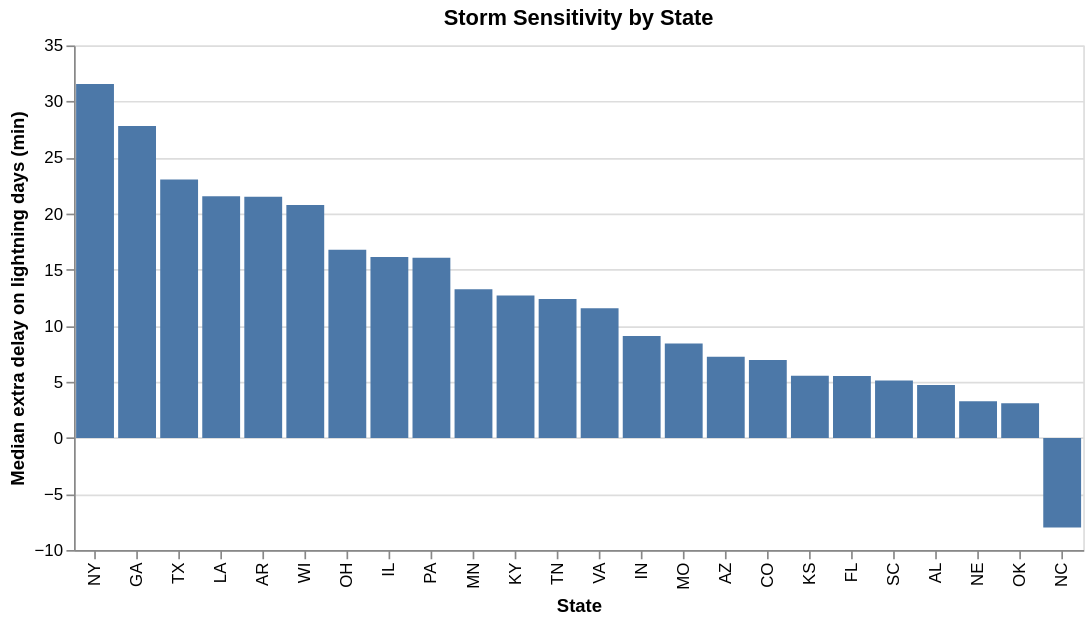

Notebook cell for this chart:
### Code cell
# Median sensitivity by state: is there a regional pattern?
alt.Chart(q2).mark_bar().encode(
    alt.X('state:N', title='State', sort='-y'),
    alt.Y('median(sensitivity):Q', title='Median extra delay on lightning days (min)'),
    tooltip=['state', 'count()']
).properties(
    title='Storm Sensitivity by State',
    width=600
)

### Figure 1 — Vega-Lite specification as saved in the notebook (floating-point values rounded to 4 significant figures)
{"config": {"view": {"continuousWidth": 300, "continuousHeight": 300}}, "data": {"name": "data-915f3d999206156ee82359ea84b74dd1"}, "mark": {"type": "bar"}, "encoding": {"tooltip": [{"field": "state", "type": "nominal"}, {"aggregate": "count", "type": "quantitative"}], "x": {"field": "state", "sort": "-y", "title": "State", "type": "nominal"}, "y": {"aggregate": "median", "field": "sensitivity", "title": "Median extra delay on lightning days (min)", "type": "quantitative"}}, "title": "Storm Sensitivity by State", "width": 600, "$schema": "https://vega.github.io/schema/vega-lite/v5.20.1.json", "datasets": {"data-915f3d999206156ee82359ea84b74dd1": [{"origin": "AUS", "storm_delay": 29.41, "lightning_days": 4, "calm_delay": 19.84, "flights_per_day": 264.0, "state": "TX", "lat": 30.2, "lon": -97.7, "sensitivity": 9.565}, {"origin": "AVL", "storm_delay": 9.992, "lightning_days": 5, "calm_delay": 17.99, "flights_per_day": 30.96, "state": "NC", "lat": 35.4, "lon": -82.5, "sensitivity": -8.001}, {"origin": "BHM", "storm_delay": 23.41, "lightning_days": 4, "calm_delay": 18.68, "flights_per_day": 48.04, "state": "AL", "lat": 33.6, "lon": -86.8, "sensitivity": 4.726}, {"origin": "BNA", "storm_delay": 33.78, "lightning_days": 4, "calm_delay": 19.63, "flights_per_day": 325.0, "state": "TN", "lat": 36.1, "lon": -86.7, "sensitivity": 14.15}, {"origin": "CHS", "storm_delay": 26.42, "lightning_days": 5, "calm_delay": 14.76, "flights_per_day": 70.44, "state": "SC", "lat": 32.9, "lon": -80.0, "sensitivity": 11.66}, {"origin": "CLE", "storm_delay": 28.76, "lightning_days": 4, "calm_delay": 11.98, "flights_per_day": 122.0, "state": "OH", "lat": 41.4, "lon": -81.8, "sensitivity": 16.78}, {"origin": "COS", "storm_delay": 15.32, "lightning_days": 5, "calm_delay": 17.3, "flights_per_day": 38.84, "state": "CO", "lat": 38.8, "lon": -104.7, "sensitivity": -1.983}, {"origin": "CVG", "storm_delay": 26.76, "lightning_days": 4, "calm_delay": 13.66, "flights_per_day": 103.4, "state": "KY", "lat": 39.0, "lon": -84.7, "sensitivity": 13.1}, {"origin": "DAL", "storm_delay": 55.08, "lightning_days": 4, "calm_delay": 25.59, "flights_per_day": 200.7, "state": "TX", "lat": 32.8, "lon": -96.8, "sensitivity": 29.48}, {"origin": "DEN", "storm_delay": 33.42, "lightning_days": 4, "calm_delay": 17.55, "flights_per_day": 949.1, "state": "CO", "lat": 39.9, "lon": -104.7, "sensitivity": 15.87}, {"origin": "DFW", "storm_delay": 74.55, "lightning_days": 4, "calm_delay": 25.11, "flights_per_day": 928.2, "state": "TX", "lat": 32.9, "lon": -97.0, "sensitivity": 49.44}, {"origin": "ECP", "storm_delay": 16.87, "lightning_days": 14, "calm_delay": 14.61, "flights_per_day": 36.56, "state": "FL", "lat": 30.4, "lon": -85.8, "sensitivity": 2.254}, {"origin": "FLL", "storm_delay": 24.38, "lightning_days": 6, "calm_delay": 14.95, "flights_per_day": 204.6, "state": "FL", "lat": 26.1, "lon": -80.2, "sensitivity": 9.424}, {"origin": "GSP", "storm_delay": 17.7, "lightning_days": 4, "calm_delay": 19.12, "flights_per_day": 41.81, "state": "SC", "lat": 34.9, "lon": -82.2, "sensitivity": -1.421}, {"origin": "HOU", "storm_delay": 36.47, "lightning_days": 4, "calm_delay": 19.62, "flights_per_day": 151.6, "state": "TX", "lat": 29.6, "lon": -95.3, "sensitivity": 16.85}, {"origin": "IAH", "storm_delay": 45.11, "lightning_days": 7, "calm_delay": 15.86, "flights_per_day": 331.5, "state": "TX", "lat": 30.0, "lon": -95.3, "sensitivity": 29.25}, {"origin": "ICT", "storm_delay": 27.67, "lightning_days": 9, "calm_delay": 22.14, "flights_per_day": 33.76, "state": "KS", "lat": 37.7, "lon": -97.4, "sensitivity": 5.534}, {"origin": "IND", "storm_delay": 20.64, "lightning_days": 5, "calm_delay": 11.56, "flights_per_day": 141.4, "state": "IN", "lat": 39.7, "lon": -86.3, "sensitivity": 9.078}, {"origin": "JAX", "storm_delay": 30.18, "lightning_days": 9, "calm_delay": 16.78, "flights_per_day": 88.81, "state": "FL", "lat": 30.5, "lon": -81.7, "sensitivity": 13.39}, {"origin": "LIT", "storm_delay": 39.34, "lightning_days": 5, "calm_delay": 13.5, "flights_per_day": 42.04, "state": "AR", "lat": 34.7, "lon": -92.2, "sensitivity": 25.84}, {"origin": "MCI", "storm_delay": 19.65, "lightning_days": 8, "calm_delay": 14.97, "flights_per_day": 153.6, "state": "MO", "lat": 39.3, "lon": -94.7, "sensitivity": 4.685}, {"origin": "MCO", "storm_delay": 28.43, "lightning_days": 12, "calm_delay": 14.53, "flights_per_day": 417.1, "state": "FL", "lat": 28.4, "lon": -81.3, "sensitivity": 13.9}, {"origin": "MDW", "storm_delay": 40.41, "lightning_days": 5, "calm_delay": 19.38, "flights_per_day": 229.1, "state": "IL", "lat": 41.8, "lon": -87.8, "sensitivity": 21.03}, {"origin": "MEM", "storm_delay": 26.74, "lightning_days": 6, "calm_delay": 16.14, "flights_per_day": 73.92, "state": "TN", "lat": 35.0, "lon": -90.0, "sensitivity": 10.6}, {"origin": "MIA", "storm_delay": 24.71, "lightning_days": 8, "calm_delay": 12.85, "flights_per_day": 295.0, "state": "FL", "lat": 25.8, "lon": -80.3, "sensitivity": 11.86}, {"origin": "MSN", "storm_delay": 32.76, "lightning_days": 5, "calm_delay": 12.0, "flights_per_day": 43.52, "state": "WI", "lat": 43.1, "lon": -89.3, "sensitivity": 20.77}, {"origin": "MSP", "storm_delay": 22.81, "lightning_days": 5, "calm_delay": 9.551, "flights_per_day": 348.7, "state": "MN", "lat": 44.9, "lon": -93.2, "sensitivity": 13.25}, {"origin": "MSY", "storm_delay": 38.61, "lightning_days": 7, "calm_delay": 17.06, "flights_per_day": 125.0, "state": "LA", "lat": 30.0, "lon": -90.3, "sensitivity": 21.56}, {"origin": "OKC", "storm_delay": 16.98, "lightning_days": 5, "calm_delay": 17.36, "flights_per_day": 70.4, "state": "OK", "lat": 35.4, "lon": -97.6, "sensitivity": -0.3817}, {"origin": "OMA", "storm_delay": 20.66, "lightning_days": 5, "calm_delay": 17.4, "flights_per_day": 78.56, "state": "NE", "lat": 41.3, "lon": -95.9, "sensitivity": 3.266}, {"origin": "ORD", "storm_delay": 29.76, "lightning_days": 7, "calm_delay": 18.53, "flights_per_day": 1046.0, "state": "IL", "lat": 42.0, "lon": -87.9, "sensitivity": 11.23}, {"origin": "ORF", "storm_delay": 32.09, "lightning_days": 5, "calm_delay": 19.16, "flights_per_day": 62.36, "state": "VA", "lat": 36.9, "lon": -76.2, "sensitivity": 12.93}, {"origin": "PBI", "storm_delay": 19.42, "lightning_days": 9, "calm_delay": 16.41, "flights_per_day": 72.43, "state": "FL", "lat": 26.7, "lon": -80.1, "sensitivity": 3.012}, {"origin": "PHL", "storm_delay": 35.63, "lightning_days": 4, "calm_delay": 17.61, "flights_per_day": 322.3, "state": "PA", "lat": 39.9, "lon": -75.2, "sensitivity": 18.03}, {"origin": "PIE", "storm_delay": 6.735, "lightning_days": 9, "calm_delay": 13.46, "flights_per_day": 30.76, "state": "FL", "lat": 27.9, "lon": -82.7, "sensitivity": -6.726}, {"origin": "PIT", "storm_delay": 25.78, "lightning_days": 6, "calm_delay": 11.66, "flights_per_day": 128.0, "state": "PA", "lat": 40.5, "lon": -80.2, "sensitivity": 14.12}, {"origin": "PNS", "storm_delay": 18.19, "lightning_days": 6, "calm_delay": 15.72, "flights_per_day": 44.21, "state": "FL", "lat": 30.5, "lon": -87.2, "sensitivity": 2.467}, {"origin": "RIC", "storm_delay": 24.51, "lightning_days": 6, "calm_delay": 14.31, "flights_per_day": 55.38, "state": "VA", "lat": 37.5, "lon": -77.3, "sensitivity": 10.21}, {"origin": "ROC", "storm_delay": 44.38, "lightning_days": 4, "calm_delay": 12.83, "flights_per_day": 30.73, "state": "NY", "lat": 43.1, "lon": -77.7, "sensitivity": 31.56}, {"origin": "RSW", "storm_delay": 16.75, "lightning_days": 10, "calm_delay": 10.84, "flights_per_day": 70.5, "state": "FL", "lat": 26.5, "lon": -81.8, "sensitivity": 5.904}, {"origin": "SAT", "storm_delay": 34.34, "lightning_days": 5, "calm_delay": 18.47, "flights_per_day": 113.8, "state": "TX", "lat": 29.5, "lon": -98.5, "sensitivity": 15.87}, {"origin": "SAV", "storm_delay": 39.07, "lightning_days": 6, "calm_delay": 11.26, "flights_per_day": 54.75, "state": "GA", "lat": 32.1, "lon": -81.2, "sensitivity": 27.8}, {"origin": "SDF", "storm_delay": 26.43, "lightning_days": 6, "calm_delay": 14.15, "flights_per_day": 67.42, "state": "KY", "lat": 38.2, "lon": -85.7, "sensitivity": 12.28}, {"origin": "SFB", "storm_delay": 46.66, "lightning_days": 12, "calm_delay": 18.42, "flights_per_day": 32.83, "state": "FL", "lat": 28.8, "lon": -81.2, "sensitivity": 28.25}, {"origin": "STL", "storm_delay": 30.02, "lightning_days": 7, "calm_delay": 17.86, "flights_per_day": 181.4, "state": "MO", "lat": 38.7, "lon": -90.4, "sensitivity": 12.17}, {"origin": "TPA", "storm_delay": 14.64, "lightning_days": 5, "calm_delay": 15.84, "flights_per_day": 198.8, "state": "FL", "lat": 28.0, "lon": -82.5, "sensitivity": -1.201}, {"origin": "TUL", "storm_delay": 21.65, "lightning_days": 10, "calm_delay": 15.09, "flights_per_day": 52.6, "state": "OK", "lat": 36.2, "lon": -95.9, "sensitivity": 6.562}, {"origin": "TUS", "storm_delay": 18.54, "lightning_days": 5, "calm_delay": 11.3, "flights_per_day": 46.56, "state": "AZ", "lat": 32.1, "lon": -110.9, "sensitivity": 7.246}, {"origin": "VPS", "storm_delay": 29.26, "lightning_days": 6, "calm_delay": 24.14, "flights_per_day": 44.04, "state": "FL", "lat": 30.5, "lon": -86.5, "sensitivity": 5.123}, {"origin": "XNA", "storm_delay": 35.39, "lightning_days": 8, "calm_delay": 18.25, "flights_per_day": 44.68, "state": "AR", "lat": 36.3, "lon": -94.3, "sensitivity": 17.15}]}}
